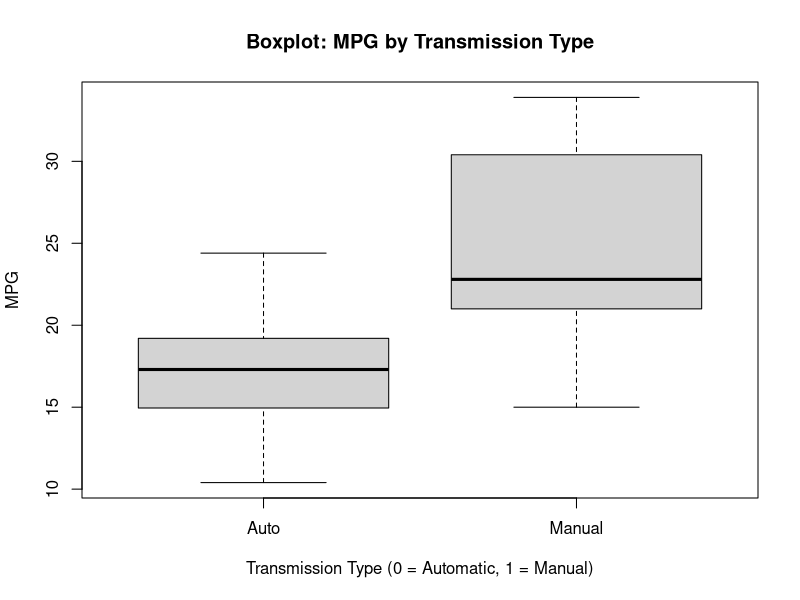
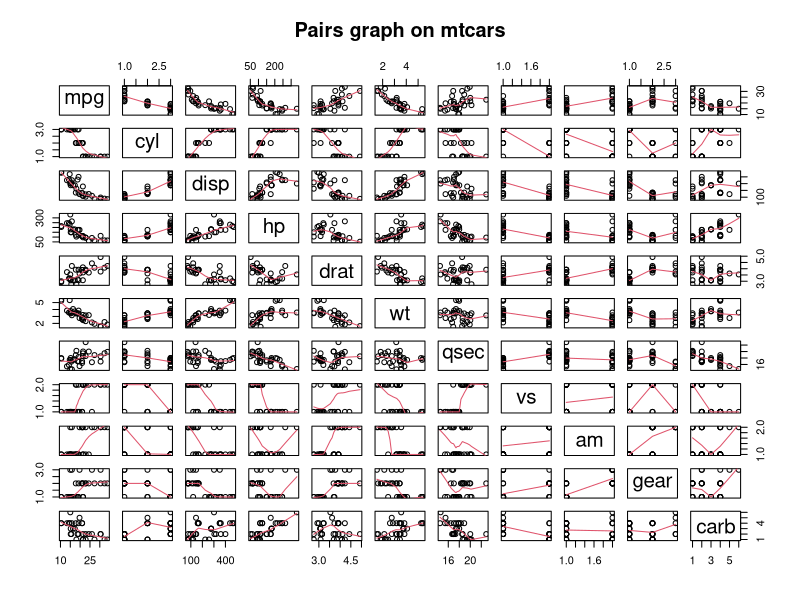
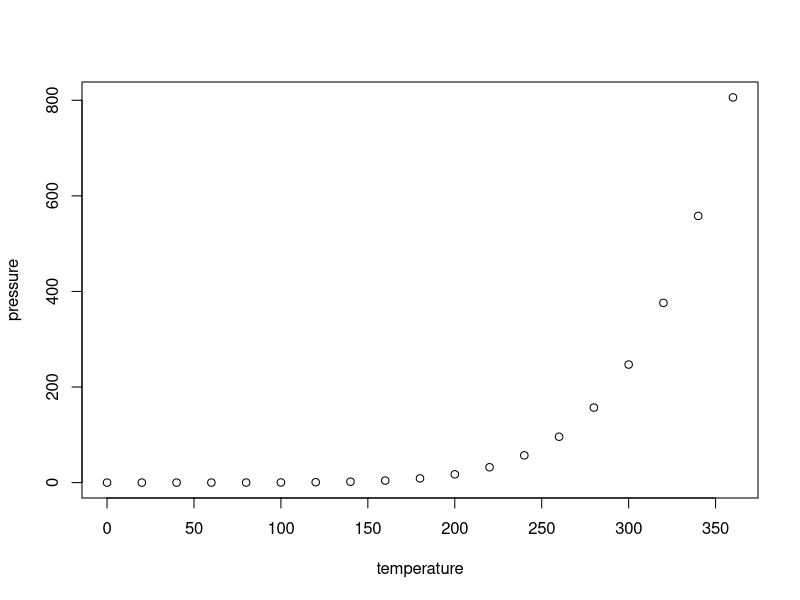

Reproduce these figures in R, in order.
## ---- chunk 1
knitr::opts_chunk$set(echo = TRUE)
## ---- chunk 2
library(ggplot2)
data(mtcars) # loading the data
head(mtcars, n=5) # first look at the data 
dim(mtcars) # dimensions are 32 records by 11 variables
class <- as.data.frame(sapply(mtcars, function(x) class(x)))
class$unique <- sapply(mtcars, function(x) length(unique(x))); class
mtcars$cyl <- as.factor(mtcars$cyl); mtcars$vs <- as.factor(mtcars$vs)
mtcars$am <- factor(mtcars$am); mtcars$gear <- factor(mtcars$gear)
mtcars$carb <- factor(mtcars$carb); class[class$unique < 10,]
levels(mtcars$am) <- c("Auto", "Manual") # for easier analysis
## ---- chunk 3
  boxplot(mtcars$mpg ~ mtcars$am, 
          xlab="Transmission Type (0 = Automatic, 1 = Manual)", 
          ylab="MPG",
          main="Boxplot: MPG by Transmission Type")
## ---- chunk 4
pairs(mtcars, panel = panel.smooth, main = "Pairs graph on mtcars")
## ---- chunk 5
summary(cars)
## ---- chunk 6
plot(pressure)
